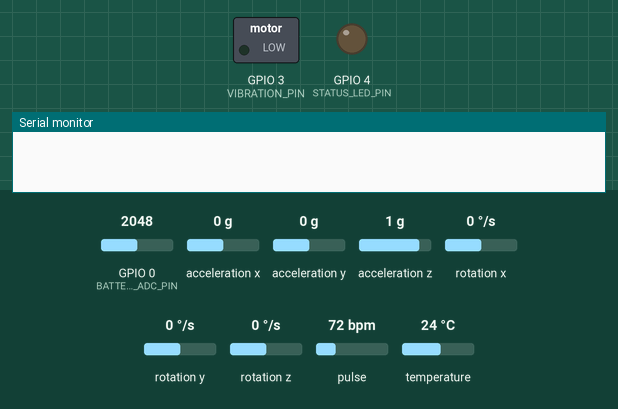
Recording of a program running on a simulated ESP32-C3. Parts: switched loads named in the program (green lamp = pin HIGH), output pins drawn as LEDs (lit = HIGH), the last lines printed to the serial monitor. The inputs (shaded band) are chosen by the test bench; at power-on: GPIO 0 (BATTERY_ADC_PIN) = 2048, acceleration x 0 g, acceleration y 0 g, acceleration z 1 g, rotation x 0 °/s, rotation y 0 °/s, rotation z 0 °/s, pulse 72 bpm, temperature 24 °C.

Above: at 0.0 s.
At 1.3 s:
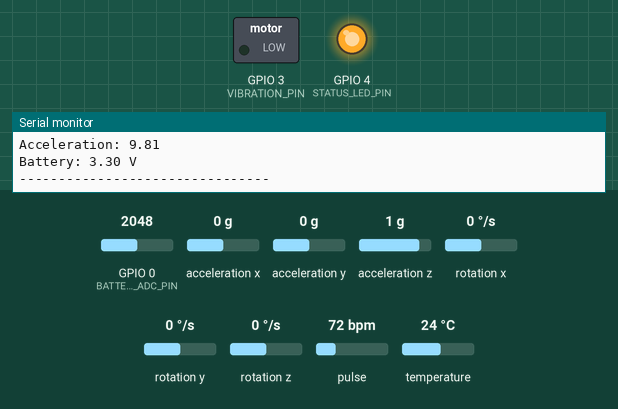
Timing chart, 0 to 2.8 s (numbered marks = the images above):
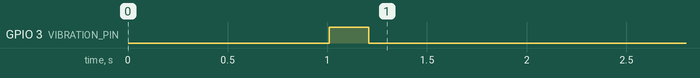

The program:

main.cpp
```cpp
#include <Arduino.h>
#include <Wire.h>

#include <Adafruit_MPU6050.h>
#include <Adafruit_Sensor.h>
#include <MAX30105.h>

#include "../include/config.h"

// =====================================
// SENSOR OBJECTS
// =====================================

Adafruit_MPU6050 mpu;
MAX30105 max30102;

// =====================================
// VARIABLES
// =====================================

float heartRate = 0;
float spo2 = 0;

float accelX = 0;
float accelY = 0;
float accelZ = 0;

float batteryVoltage = 0;

unsigned long lastSensorRead = 0;

// =====================================
// VIBRATION
// =====================================

void vibrate(int duration)
{
    digitalWrite(VIBRATION_PIN, HIGH);
    delay(duration);
    digitalWrite(VIBRATION_PIN, LOW);
}

// =====================================
// BATTERY MONITORING
// =====================================

float readBatteryVoltage()
{
    int raw = analogRead(BATTERY_ADC_PIN);

    float adcVoltage =
        ((float)raw / 4095.0) * ADC_REFERENCE;

    // Voltage divider:
    // Vout = Vin * R2 / (R1 + R2)
    float battery =
        adcVoltage * ((R1 + R2) / R2);

    return battery;
}

// =====================================
// MPU6050
// =====================================

void readMotion()
{
    sensors_event_t acceleration;
    sensors_event_t gyro;
    sensors_event_t temperature;

    mpu.getEvent(
        &acceleration,
        &gyro,
        &temperature
    );

    accelX = acceleration.acceleration.x;
    accelY = acceleration.acceleration.y;
    accelZ = acceleration.acceleration.z;

    float totalAcceleration =
        sqrt(
            accelX * accelX +
            accelY * accelY +
            accelZ * accelZ
        );

    Serial.print("Acceleration: ");
    Serial.println(totalAcceleration);

    // Simple prototype fall detection
    if (totalAcceleration > FALL_ACCEL_THRESHOLD * 9.81)
    {
        Serial.println("⚠ POTENTIAL FALL DETECTED");

        vibrate(VIBRATION_DURATION);
    }
}

// =====================================
// MAX30102
// =====================================

void readHeartSensor()
{
    long irValue = max30102.getIR();

    Serial.print("IR: ");
    Serial.println(irValue);

    /*
       NOTE:

       The MAX30102 raw IR signal is available here.

       Actual heart-rate and SpO2 calculation
       should be implemented using a proper
       MAX30102 algorithm/library once the
       physical sensor is connected and tested.
    */

    if (irValue < 50000)
    {
        Serial.println("No finger / poor contact");
        return;
    }

    // Placeholder values for current prototype
    heartRate = 78;
    spo2 = 98;

    Serial.print("Heart Rate: ");
    Serial.println(heartRate);

    Serial.print("SpO2: ");
    Serial.println(spo2);
}

// =====================================
// HEALTH ALERTS
// =====================================

void checkHealthAlerts()
{
    if (heartRate < HEART_RATE_LOW ||
        heartRate > HEART_RATE_HIGH)
    {
        Serial.println("⚠ ABNORMAL HEART RATE");

        vibrate(VIBRATION_DURATION);
    }

    if (spo2 < SPO2_LOW)
    {
        Serial.println("⚠ LOW SpO2");

        vibrate(VIBRATION_DURATION);
    }
}

// =====================================
// SETUP
// =====================================

void setup()
{
    Serial.begin(115200);

    delay(1000);

    Serial.println();
    Serial.println("==============================");
    Serial.println("      NEUROGUARD DEVICE");
    Serial.println("==============================");

    // GPIO
    pinMode(VIBRATION_PIN, OUTPUT);
    pinMode(STATUS_LED_PIN, OUTPUT);

    digitalWrite(VIBRATION_PIN, LOW);
    digitalWrite(STATUS_LED_PIN, LOW);

    // =================================
    // I2C
    // =================================

    Wire.begin(
        I2C_SDA,
        I2C_SCL
    );

    Serial.println("I2C initialized");

    // =================================
    // MPU6050
    // =================================

    if (!mpu.begin(MPU6050_ADDRESS, &Wire))
    {
        Serial.println("ERROR: MPU6050 not detected!");

        while (1)
        {
            digitalWrite(STATUS_LED_PIN, !digitalRead(STATUS_LED_PIN));
            delay(500);
        }
    }

    Serial.println("MPU6050 detected");

    // Configure MPU6050

    mpu.setAccelerometerRange(
        MPU6050_RANGE_8_G
    );

    mpu.setGyroRange(
        MPU6050_RANGE_500_DEG
    );

    // =================================
    // MAX30102
    // =================================

    if (!max30102.begin(
            Wire,
            I2C_SPEED_FAST,
            MAX30102_ADDRESS))
    {
        Serial.println("ERROR: MAX30102 not detected!");

        while (1)
        {
            digitalWrite(STATUS_LED_PIN, !digitalRead(STATUS_LED_PIN));
            delay(250);
        }
    }

    Serial.println("MAX30102 detected");

    // Configure MAX30102

    max30102.setup();

    max30102.setPulseAmplitudeRed(0x0A);
    max30102.setPulseAmplitudeIR(0x0A);

    // =================================
    // READY
    // =================================

    digitalWrite(STATUS_LED_PIN, HIGH);

    Serial.println("NeuroGuard system ready.");

    vibrate(200);
}

// =====================================
// LOOP
// =====================================

void loop()
{
    if (millis() - lastSensorRead >= 1000)
    {
        lastSensorRead = millis();

        Serial.println();
        Serial.println("---------- SENSOR DATA ----------");

        // Read sensors
        readHeartSensor();

        readMotion();

        // Battery
        batteryVoltage =
            readBatteryVoltage();

        Serial.print("Battery: ");
        Serial.print(batteryVoltage);
        Serial.println(" V");

        // Alerts
        checkHealthAlerts();

        Serial.println("--------------------------------");
    }

    delay(10);
}
```

config.h
```cpp
#ifndef NEUROGUARD_CONFIG_H
#define NEUROGUARD_CONFIG_H

// ===============================
// NeuroGuard ESP32-C3 Configuration
// ===============================

// ---------- I2C ----------
// Based on the current schematic
#define I2C_SDA 8
#define I2C_SCL 10

// ---------- Vibration Motor ----------
#define VIBRATION_PIN 3

// ---------- Status LED ----------
#define STATUS_LED_PIN 4

// ---------- Battery Monitoring ----------
#define BATTERY_ADC_PIN 0

// Battery divider:
// Battery -> 100k -> ADC -> 100k -> GND
#define R1 100000.0
#define R2 100000.0

// ESP32-C3 ADC reference approximation
#define ADC_REFERENCE 3.3

// ---------- Sensor Addresses ----------

#define MAX30102_ADDRESS 0x57
#define MPU6050_ADDRESS 0x68

// ---------- Monitoring thresholds ----------

#define HEART_RATE_LOW 50
#define HEART_RATE_HIGH 120

#define SPO2_LOW 90

// Fall detection threshold
#define FALL_ACCEL_THRESHOLD 2.5

// Vibration duration
#define VIBRATION_DURATION 500

#endif
```
